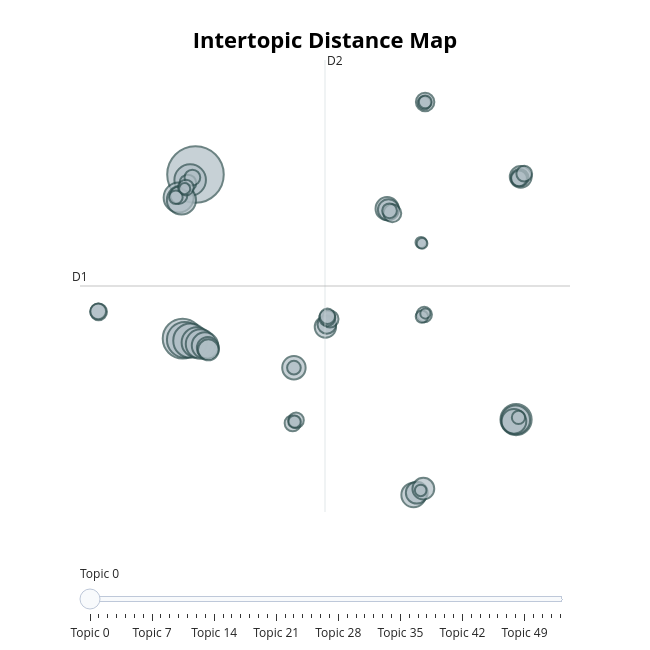

Source (notebook cell):
### Code cell
# Visualize the distance between topics
fig2 = topic_model.visualize_topics()
fig2.show()
